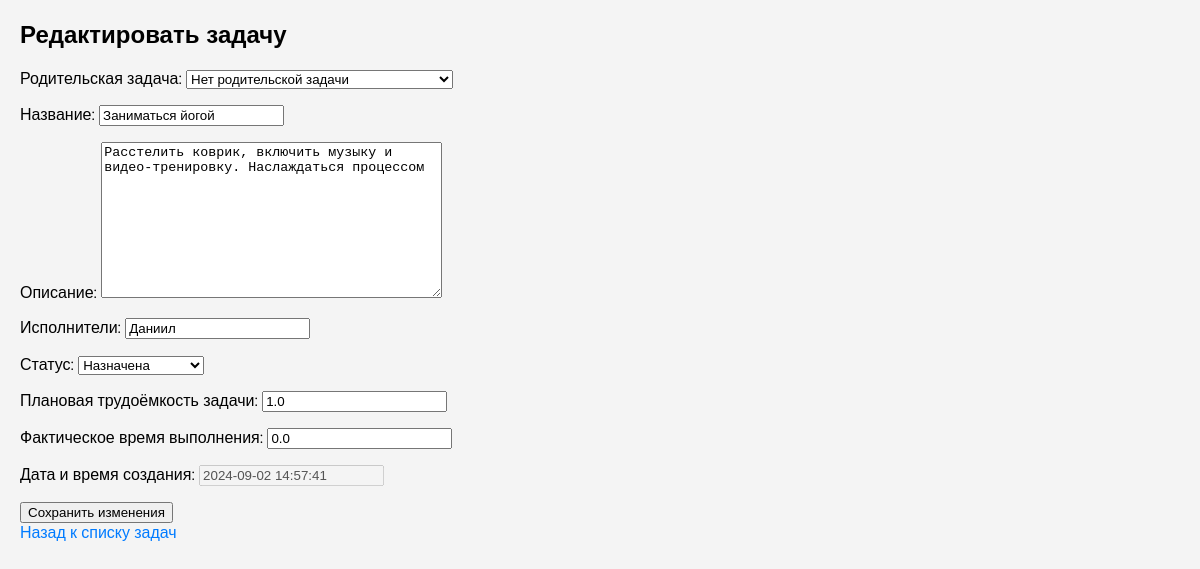
Page /tasks/17/edit/ on the committed database.
### tasks/models.py (models this page shows, shortened)
class Task(models.Model):
    STATUS_CHOICES = [
        ("assigned", "Назначена"),
        ("in_progress", "Выполняется"),
        ("paused", "Приостановлена"),
        ("completed", "Завершена"),
    ]
    name: str = models.CharField(max_length=255)  # Название
    description: str = models.TextField(blank=True)  # Описание
    performers: str = models.CharField(max_length=255, blank=True)  # Список исполнителей в виде строки
    created_at: timezone.datetime = models.DateTimeField(default=timezone.now)  # Дата и время создания
    status: str = models.CharField(max_length=50, choices=STATUS_CHOICES, default="assigned")  # Статус
    planned_effort: float = models.FloatField(default=0.0)  # Плановое время выполнения
    actual_effort: float = models.FloatField(default=0.0)  # Фактическое время
    completed_at: Optional[timezone.datetime] = models.DateTimeField(null=True, blank=True)  # Дата завершения (опционально)
    parent: Optional["Task"] = models.ForeignKey(
        "self", related_name="subtasks", on_delete=models.CASCADE, null=True, blank=True
    )  # Ссылка на родительскую задачу, если это подзадача
    @property
    def total_actual_effort(self) -> float:
        return self.calculate_efforts()['total_actual_effort']

### tasks/views.py (the view)
# urls.py: path('<int:pk>/edit/', TaskUpdateView.as_view(), name='edit_task'),
class TaskUpdateView(UpdateView):
    model = Task
    form_class = TaskForm
    template_name = 'tasks/edit_task.html'
    success_url = reverse_lazy('task_list')

### tasks/forms.py
class TaskForm(forms.ModelForm):
    class Meta:
        model = Task
        fields = ['parent', 'name', 'description', 'performers', 'status', 'planned_effort', 'actual_effort', 'created_at']
        labels = {
            'parent': 'Родительская задача',
            'name': 'Название',
            'description': 'Описание',
            'performers': 'Исполнители',
            'status': 'Статус',
            'planned_effort': 'Плановая трудоёмкость задачи',
            'actual_effort': 'Фактическое время выполнения',
            'created_at': 'Дата и время создания',
        }
    def __init__(self, *args, **kwargs):
        super().__init__(*args, **kwargs)
        self.fields['parent'].widget = forms.Select(
            choices=[(None, 'Нет родительской задачи')] + [(task.id, task.name) for task in Task.objects.all()]
        )
        self.fields['created_at'].disabled = True

### tasks/templates/tasks/edit_task.html (shortened to what this page needs)
{% extends "base.html" %}
{% block content %}
    <h2>Редактировать задачу</h2>
    <form method="post">
        {{ form.as_p }}
        <button type="submit">Сохранить изменения</button>
    </form>
    <a href="{% url 'task_list' %}">Назад к списку задач</a>
{% endblock %}

### static/styles.css (style rules this page uses)
body { font-family: 'Montserrat', sans-serif; margin: 20px; background-color: #f4f4f4; }
a { text-decoration: none; color: #007bff; font-family: 'Montserrat', sans-serif; }

### rows in the picture
Task: parent "Нет родительской задачи", name "Заниматься йогой", description "Расстелить коврик, включить музыку и видео-тренировку. Наслаждаться процессом", performers "Даниил", status "Назначена", planned_effort "1.0", actual_effort "0.0", created_at "2024-09-02 14:57:41"
